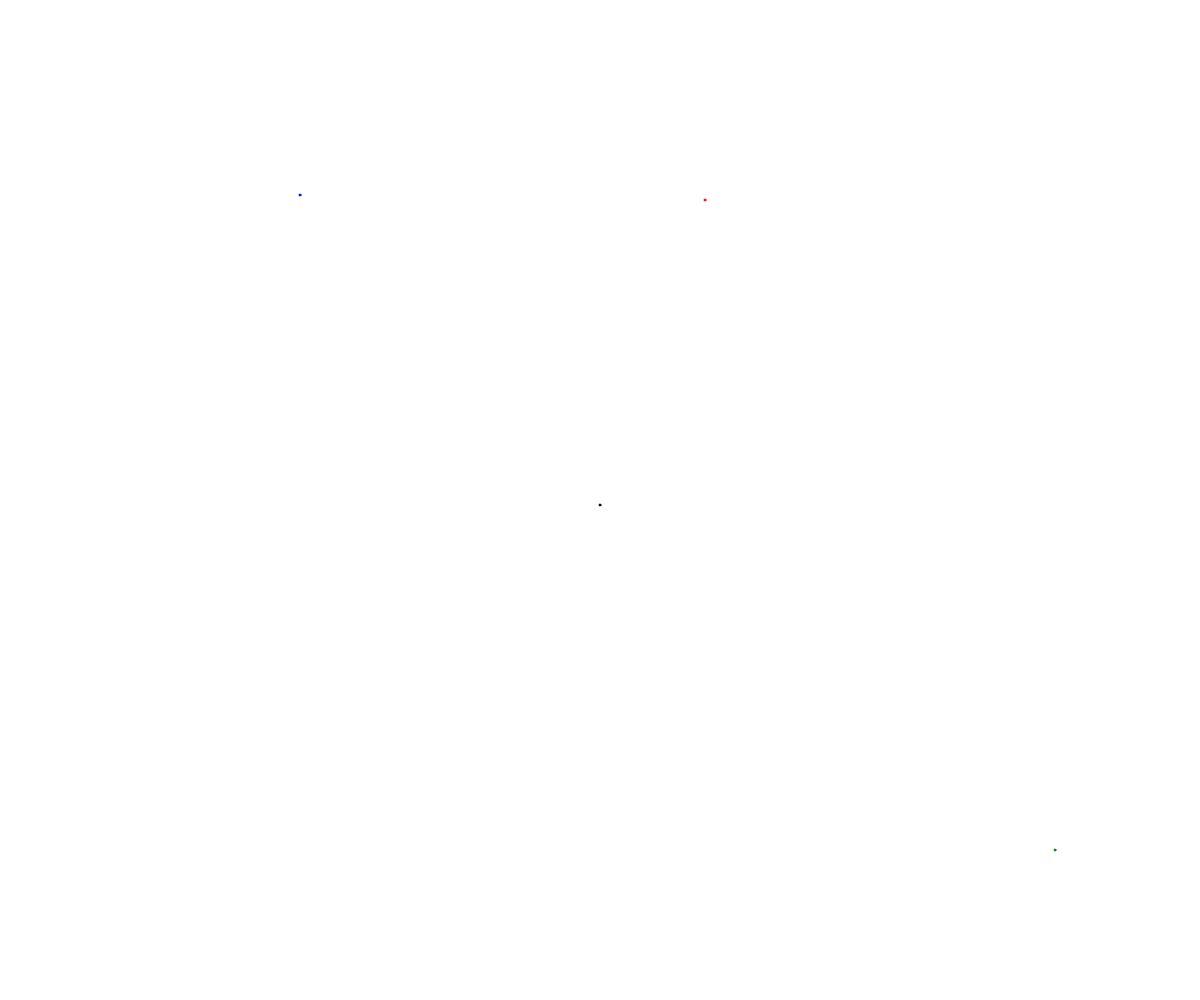
Frame 1 (no input)
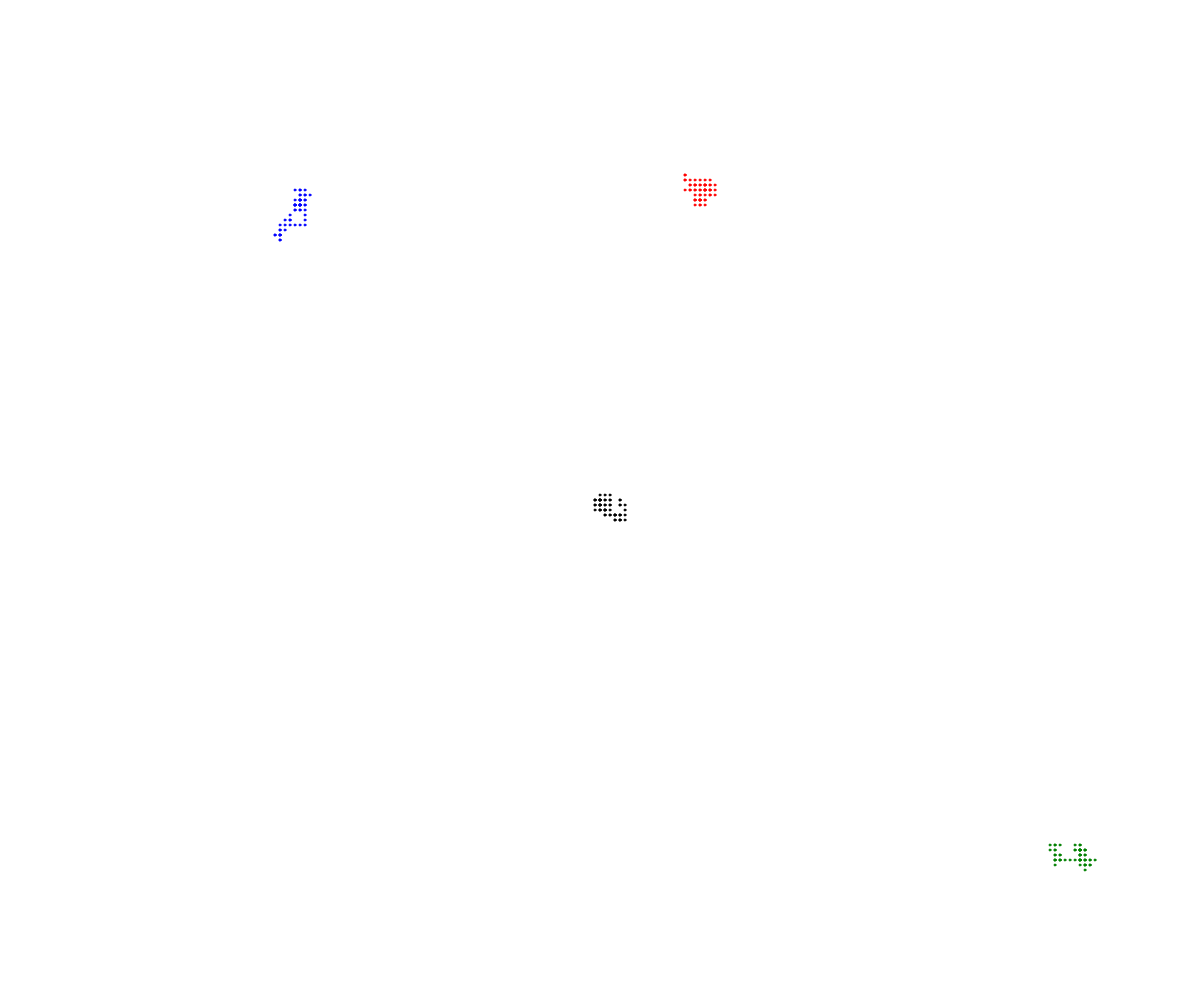
Frame 60 (no input)
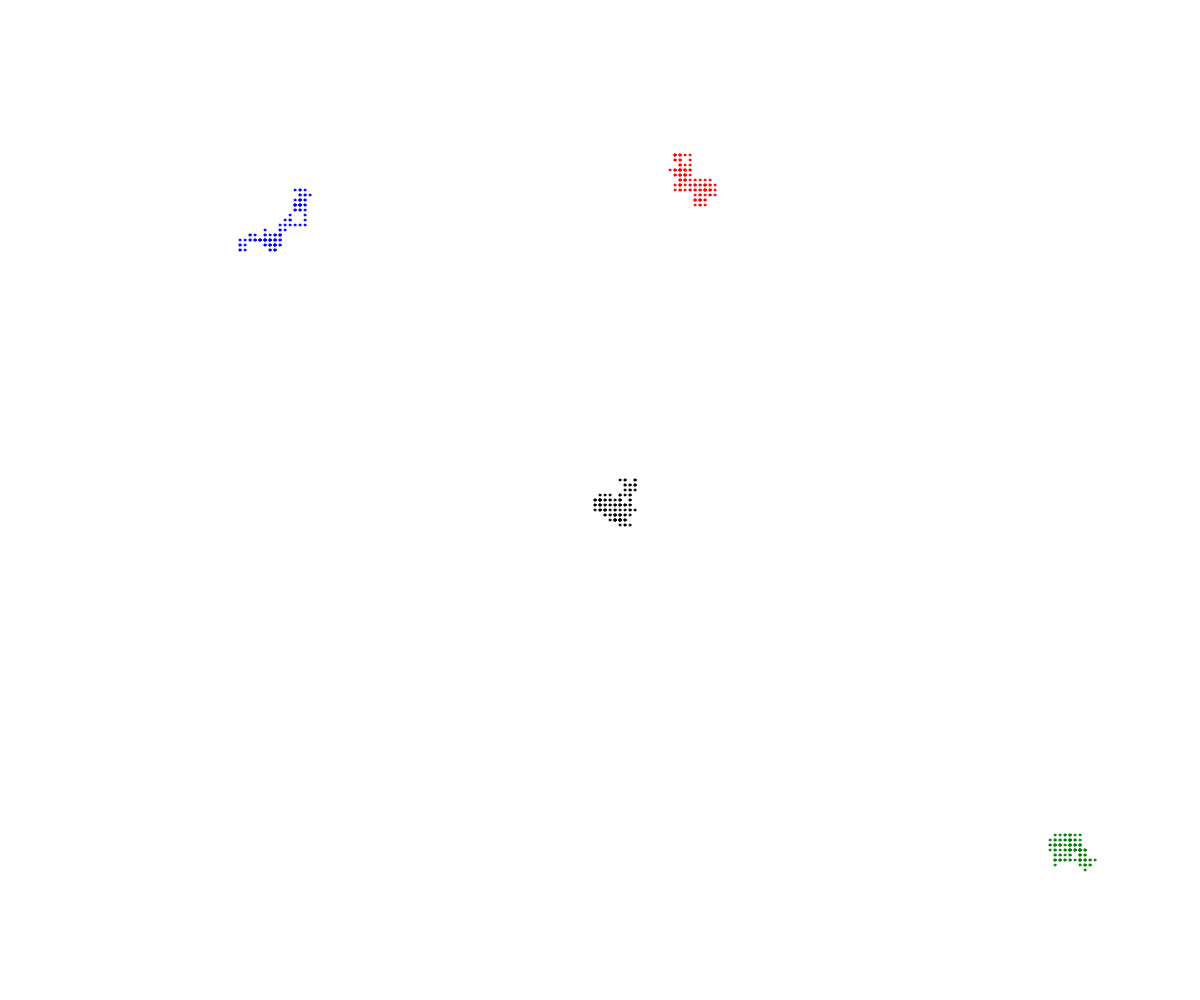
Frame 120 (the mouse pressed at the canvas centre since frame 60)

The p5.js sketch that drew these frames (run headless with seeded random() and noise() and a simulated clock; from frame 60 on, the mouse is pressed at the canvas centre):

// p5.js sketch
// ── sketch.js
// Project Title
// Your Name
// Date
//
// Extra for Experts:
// - describe what you did to take this project "above and beyond"

class Walker {
  constructor(x, y) {
    this.x = x;
    this.y = y;
    this.color = "red";
    this.speed = 5;
    this.radius = 1;
  }

  display() {
    stroke(this.color);
    fill(this.color);
    circle(this.x, this.y, this.radius*2);
  }

  move() {
    let choice = random(100);

    if (choice < 25) {
      //up
      this.y -= this.speed;
    }
    else if (choice < 50) {
      //down
      this.y += this.speed;
    }
    else if (choice < 75) {
      //right
      this.x += this.speed;
    }
    else {
      //left
      this.x -= this.speed;
    }

  }
}

let lizzy;
let joel;
let tori;
let luke;

function setup() {
  createCanvas(windowWidth, windowHeight);
  lizzy = new Walker (700, 200);
  joel = new Walker (300, 200);
  tori = new Walker (width-150, height-150);
  luke = new Walker (width/2, height/2);
  joel.color =  "blue";
  tori.color = "green";
  luke.color = 0;
}

function draw() {
  lizzy.move();
  joel.move();
  tori.move();
  luke.move();
  
  lizzy.display();
  joel.display();
  tori.display();
  luke.display();
}
